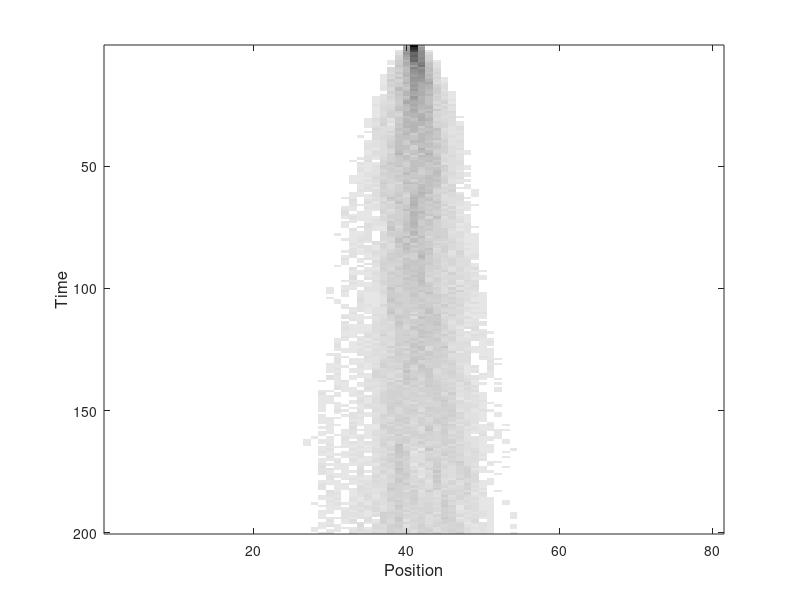
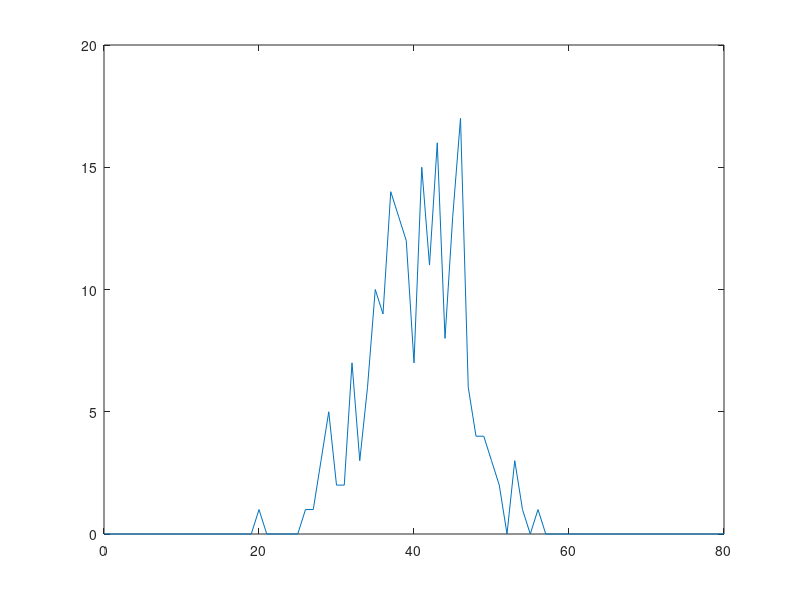
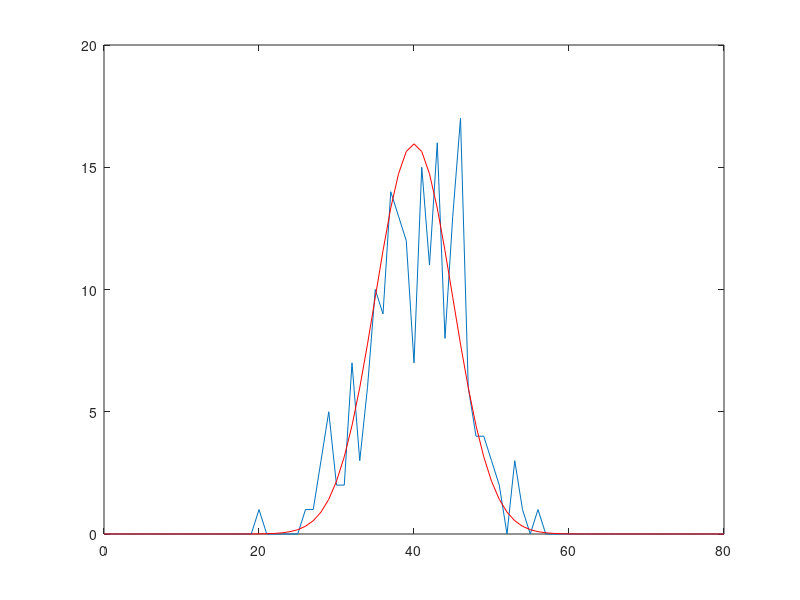

These figures' MATLAB source, in order:
% Self-propelled particle model of aggregation in one dimension.
% Written by David Sumpter


clear
close all

%Number of individuals
N=200;
%Size of world
L=80;
%Time steps of simulation
T=200;

%Average distance travelled in a single step.
v0=1.5; 
    
%Size of stochastic term
nu=1;         

%Directional persistence
alpha=0;

%Stores histogram of positions of individuals
h=zeros(T,L+1);

%Initial positions
x(1:N)=L/2;
%Initial velocities
u=zeros(1,N);

%For T time steps
for t=1:1:T
 
 
 %Add stochastic effect
 epsilon  = (rand(N,1)-0.5)*nu;
 u(1:N) = alpha*u+epsilon';
 x = x + v0*u;
 
 %Individuals move on a ring.
 x=mod(x,L);
 
 %Store positions of all
 h(t,:)=hist(x,[0:1:L]);
 end

 
 
%Plot time and position figure
    figure(1)
colormap([1 [0.9:-1/63:0] ; 1 [0.9:-1/63:0] ; 1 [0.9:-1/63:0]]')
imagesc(h);
hlx=ylabel('Time');
hly=xlabel('Position');
set(hlx,'FontSize',12);
set(hly,'FontSize',12);
    axis([0 L 0 T])
    hlx=ylabel('Time');
    hly=xlabel('Position');
    set(hlx,'FontSize',12);
    set(hly,'FontSize',12);


%Plot time and position figure
figure(1)
colormap([1 [0.9:-1/63:0] ; 1 [0.9:-1/63:0] ; 1 [0.9:-1/63:0]]')
imagesc(h);
hlx=ylabel('Time');
hly=xlabel('Position');
set(hlx,'FontSize',12);
set(hly,'FontSize',12);


figure(2)
plot([0:1:L],h(t,:))


figure(3)
plot([0:1:L],h(t,:))
hold on
sd=sqrt(v0*nu^2/12);
plot([0:1:L],normpdf([0:1:L],L/2,sd*sqrt(T))*N,'r')





